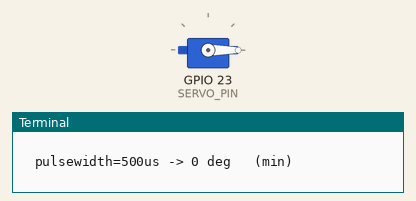
Recording of a program running on a simulated Raspberry Pi (BCM pin numbers). On the bench: servo, the last lines printed to the terminal. Servo angles are drawn from the pulse width (0.5 ms = 0°, 2.5 ms = 180°). At 8.0 s the program stops and its outputs stay as they are.

Above: at 0.1 s.
At 4.1 s:
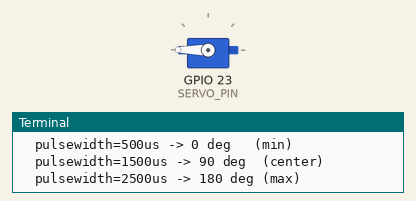
At 6.1 s:
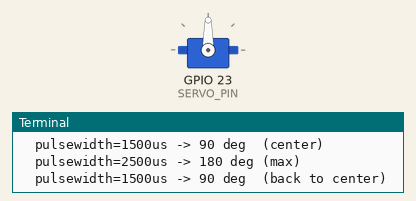
Timing chart, 0 to 7.6 s (numbered marks = the images above):
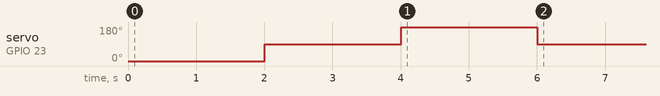

The program:

fix_servo_pigpio.py
```python
#!/usr/bin/env python3
"""
Servo test using pigpio for hardware-accurate PWM on Pi 5
GPIO SERVO_PIN = 23
Run: sudo pigpiod first, then python3 fix_servo_pigpio.py
"""

import pigpio
import time

SERVO_PIN = 23

# pigpio uses microseconds for servo pulsewidth
# Standard servo: 500us=0deg, 1500us=90deg, 2500us=180deg
SERVO_0   = 500
SERVO_90  = 1500
SERVO_180 = 2500

pi = pigpio.pi()
if not pi.connected:
    print("ERROR: pigpiod daemon not running. Run: sudo pigpiod")
    exit(1)

print(f"pigpio connected. Testing servo on GPIO {SERVO_PIN}")
print("Pulsewidth: 500us=0deg, 1500us=90deg, 2500us=180deg\n")

positions = [
    (SERVO_0,   "0 deg   (min)"),
    (SERVO_90,  "90 deg  (center)"),
    (SERVO_180, "180 deg (max)"),
    (SERVO_90,  "90 deg  (back to center)"),
]

for pw, label in positions:
    print(f"  pulsewidth={pw}us -> {label}")
    pi.set_servo_pulsewidth(SERVO_PIN, pw)
    time.sleep(2)

# Stop servo signal
pi.set_servo_pulsewidth(SERVO_PIN, 0)
pi.stop()
print("\nDone.")
```

Measured:
- by itself, servo on GPIO 23 (SERVO_PIN): 0° → 90° at 2.0 s, → 180° 2.0 s later, → 90° 2.0 s later
